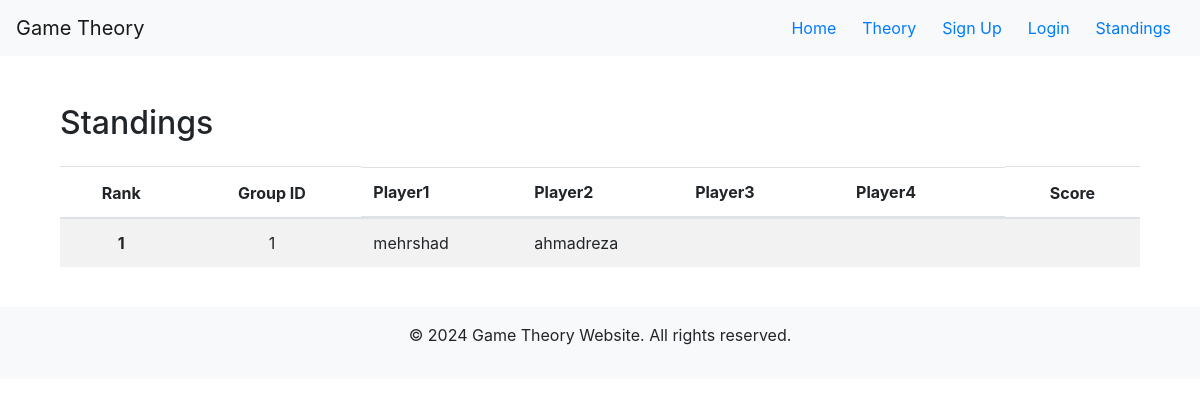
Before: /standings/ with the older database file.
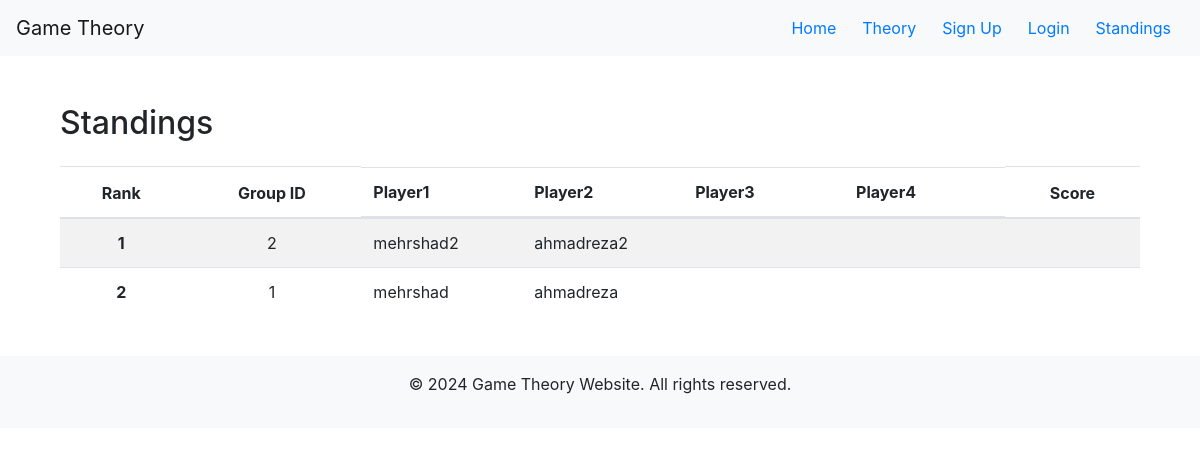
After: the same page with the newer database file.
### panel/models.py (models this page shows, shortened)
class Group(models.Model):
    player1 = models.CharField(max_length=64, blank=True, default='')
    player2 = models.CharField(max_length=64, blank=True, default='')
    player3 = models.CharField(max_length=64, blank=True, default='')
    player4 = models.CharField(max_length=64, blank=True, default='')
    score = models.IntegerField(default=1000)

### panel/views.py (the view)
# urls.py: path('standings/', views.standings_view, name='standings')
def standings_view(request):
    groups = Group.objects.all().order_by('-score')
    return render(request, 'standings.html', {'groups': groups})

### panel/templates/standings.html (shortened to what this page needs)
{% extends "base.html" %}
{% block content %}
<div class="container mt-5 table-responsive">
    <h2 class="mb-4">Standings</h2>
    <table class="table table-striped text-center">
        <thead >
            <tr>
                <th scope="col">Rank</th>
                <th scope="col">Group ID</th>
                <th scope="col" class="text-center d-none d-md-inline-flex w-25">Player1</th>
                <th scope="col" class="text-center d-none d-md-inline-flex w-25">Player2</th>
                <th scope="col" class="text-center d-none d-md-inline-flex w-25">Player3</th>
                <th scope="col" class="text-center d-none d-md-inline-flex w-25">Player4</th>
                <th scope="col">Score</th>
            </tr>
        </thead>
        <tbody>
            {% for group in groups %}
            <tr>
                <th scope="row">{{ forloop.counter }}</th>
                <td class="text-center">{{ group.id }}</td>
                <td class="d-none d-md-inline-flex w-25 text-center">{{ group.player1 }}</td>
                <td class="d-none d-md-inline-flex w-25 text-center">{{ group.player2 }}</td>
                <td class="d-none d-md-inline-flex w-25 text-center">{{ group.player3 }}</td>
                <td class="d-none d-md-inline-flex w-25 text-center">{{ group.player4 }}</td>
                <td class="text-center">{{ group.scor25e }}</td>
            </tr>
            {% endfor %}
        </tbody>
    </table>
</div>
{% endblock %}

### panel/templates/base.html (shortened to what this page needs)
<!DOCTYPE html>
<html lang="en">
<head>
    {% load static %}
    <link rel="stylesheet" href="https://stackpath.bootstrapcdn.com/bootstrap/4.5.2/css/bootstrap.min.css">
    <link rel="stylesheet" href="{% static 'css/main.css' %}">
</head>
<body>
    <header>
        <nav class="navbar navbar-expand-lg navbar-light bg-light">
            <a class="navbar-brand" href="{% url 'homepage' %}">Game Theory</a>
            <div class="collapse navbar-collapse" id="navbarNav">
                <ul class="navbar-nav ml-auto">
                    <li class="nav-item">
                        <a class="btn btn-link" href="{% url 'homepage' %}">Home</a>
                    </li>
                    <li class="nav-item">
                        <a class="btn btn-link" href="{% url 'theory' %}">Theory</a>
                    </li>
                    <li class="nav-item">
                        <a class="btn btn-link" href="{% url 'signup' %}">Sign Up</a>
                    </li>
                    <li class="nav-item">
                        <a class="btn btn-link" href="{% url 'login' %}">Login</a>
                    </li>
                    <li class="nav-item">
                        <a class="btn btn-link" href="{% url 'standings' %}">Standings</a>
                    </li>
                </ul>
            </div>
        </nav>
    </header>
    <main class="container mt-4">
        {% block content %}
        {% endblock %}
    </main>
    <footer class="bg-light text-center py-3 mt-4">
        <p>© 2024 Game Theory Website. All rights reserved.</p>
    </footer>
</body>
</html>

Changed rows visible on the page:
added Group: id "2", player1 "mehrshad2", player2 "ahmadreza2"
